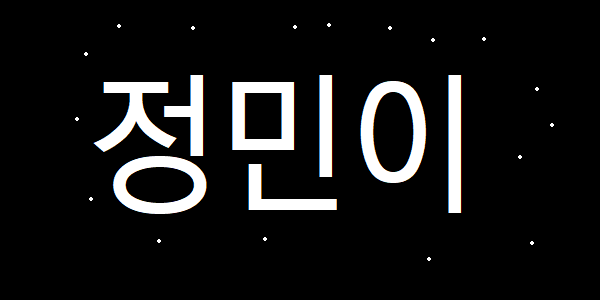
#> input picture OpenCV/erode.png, 600 x 300 px
$ jupyter execute '16. 이미지 변환 (열림 & 닫힘).ipynb'
#> lines starting #> are read from the running program, lines starting #| are printed output that depends on the picture
## 16. 이미지 변환 (열림 & 닫힘)

### 열림 (Opening) : 침식 후 팽창, 깎아서 노이즈 제거 후 다시 채우기
>dilate(erode(imgae))

[cell 1]
import cv2
import numpy as np
img=cv2.imread('erode.png',cv2.IMREAD_GRAYSCALE)
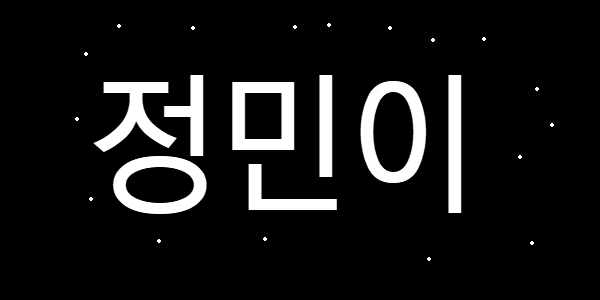
#> img: shape (300, 600); min 0, max 255, mean 22.7

kernel=np.ones((3,3),dtype=np.uint8)

erode=cv2.erode(img,kernel,iterations=3)
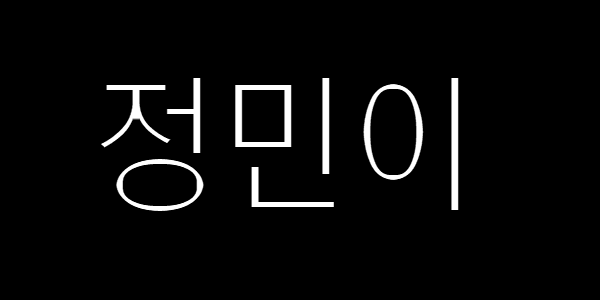
#> erode: shape (300, 600); min 0, max 255, mean 10
dilate=cv2.dilate(erode,kernel,iterations=3)

cv2.imshow('img',img)
cv2.imshow('erode',erode)
cv2.imshow('dilate',dilate)
cv2.waitKey(0)
cv2.destroyAllWindows()

### 닫힘 (Closing) : 팽창 후 침식, 구멍을 메운 후 다시 깎기
>erode(dilate(imgae))

[cell 2]
import cv2
import numpy as np
img=cv2.imread('dilate.png',cv2.IMREAD_GRAYSCALE)
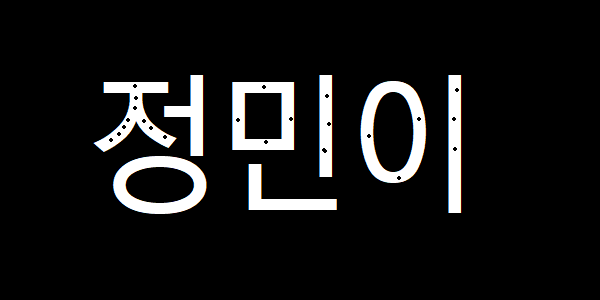
#> input picture OpenCV/dilate.png, 600 x 300 px
#> img: shape (300, 600); min 0, max 255, mean 22.1

kernel=np.ones((3,3),dtype=np.uint8)

dilate=cv2.dilate(img,kernel,iterations=2)
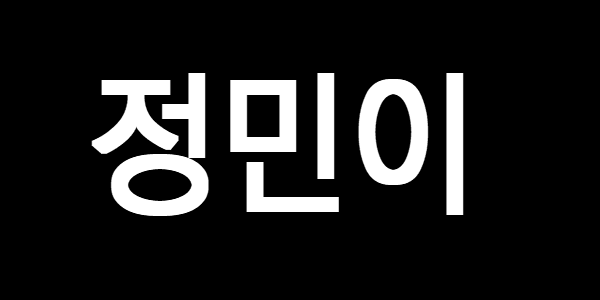
#> dilate: shape (300, 600); min 0, max 255, mean 31.1
erode=cv2.erode(dilate,kernel,iterations=2)

cv2.imshow('img',img)
cv2.imshow('dilate',dilate)
cv2.imshow('erode',erode)
cv2.waitKey(0)
cv2.destroyAllWindows()
